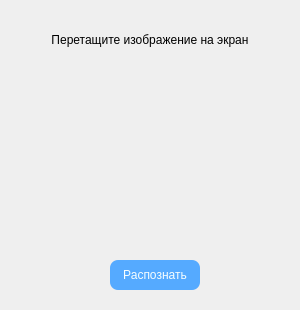
<?xml version="1.0" encoding="UTF-8"?>
<ui version="4.0">
 <class>MainWindow</class>
 <widget class="QMainWindow" name="MainWindow">
  <property name="geometry">
   <rect>
    <x>0</x>
    <y>0</y>
    <width>300</width>
    <height>310</height>
   </rect>
  </property>
  <property name="mouseTracking">
   <bool>true</bool>
  </property>
  <property name="acceptDrops">
   <bool>true</bool>
  </property>
  <property name="windowTitle">
   <string>MainWindow</string>
  </property>
  <widget class="QWidget" name="centralwidget">
   <widget class="QLabel" name="label">
    <property name="geometry">
     <rect>
      <x>0</x>
      <y>0</y>
      <width>300</width>
      <height>80</height>
     </rect>
    </property>
    <property name="styleSheet">
     <string notr="true">font: 10pt &quot;Arial&quot;;</string>
    </property>
    <property name="text">
     <string>Перетащите изображение на экран</string>
    </property>
    <property name="alignment">
     <set>Qt::AlignCenter</set>
    </property>
   </widget>
   <widget class="QLabel" name="label_2">
    <property name="geometry">
     <rect>
      <x>120</x>
      <y>100</y>
      <width>71</width>
      <height>71</height>
     </rect>
    </property>
    <property name="text">
     <string/>
    </property>
    <property name="pixmap">
     <pixmap>icon.png</pixmap>
    </property>
    <property name="alignment">
     <set>Qt::AlignCenter</set>
    </property>
   </widget>
   <widget class="QPushButton" name="pushButton">
    <property name="geometry">
     <rect>
      <x>110</x>
      <y>260</y>
      <width>90</width>
      <height>30</height>
     </rect>
    </property>
    <property name="styleSheet">
     <string notr="true">QPushButton {
   background-color: rgb(85, 170, 255);
   border-radius: 8px;
   color: rgb(247, 254, 255);
}
QPushButton:hover {
   background-color: rgb(123, 198, 255);
   border-radius: 8px;
}
QPushButton:pressed {
   background-color: rgb(73, 147, 220);
   border-radius: 8px;
}

</string>
    </property>
    <property name="text">
     <string>Распознать</string>
    </property>
   </widget>
  </widget>
 </widget>
 <resources/>
 <connections/>
</ui>
